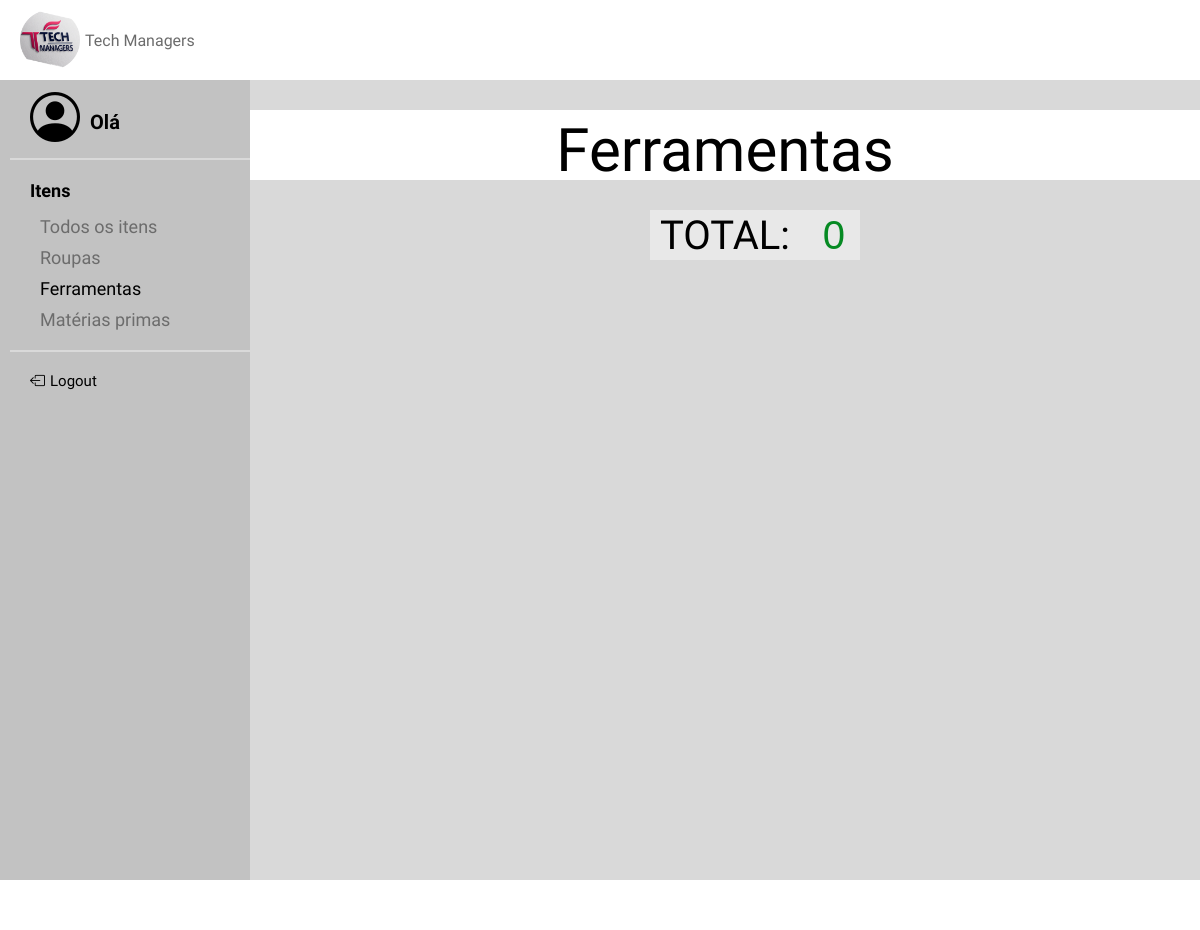
The app's page /TelaAFe, older data.
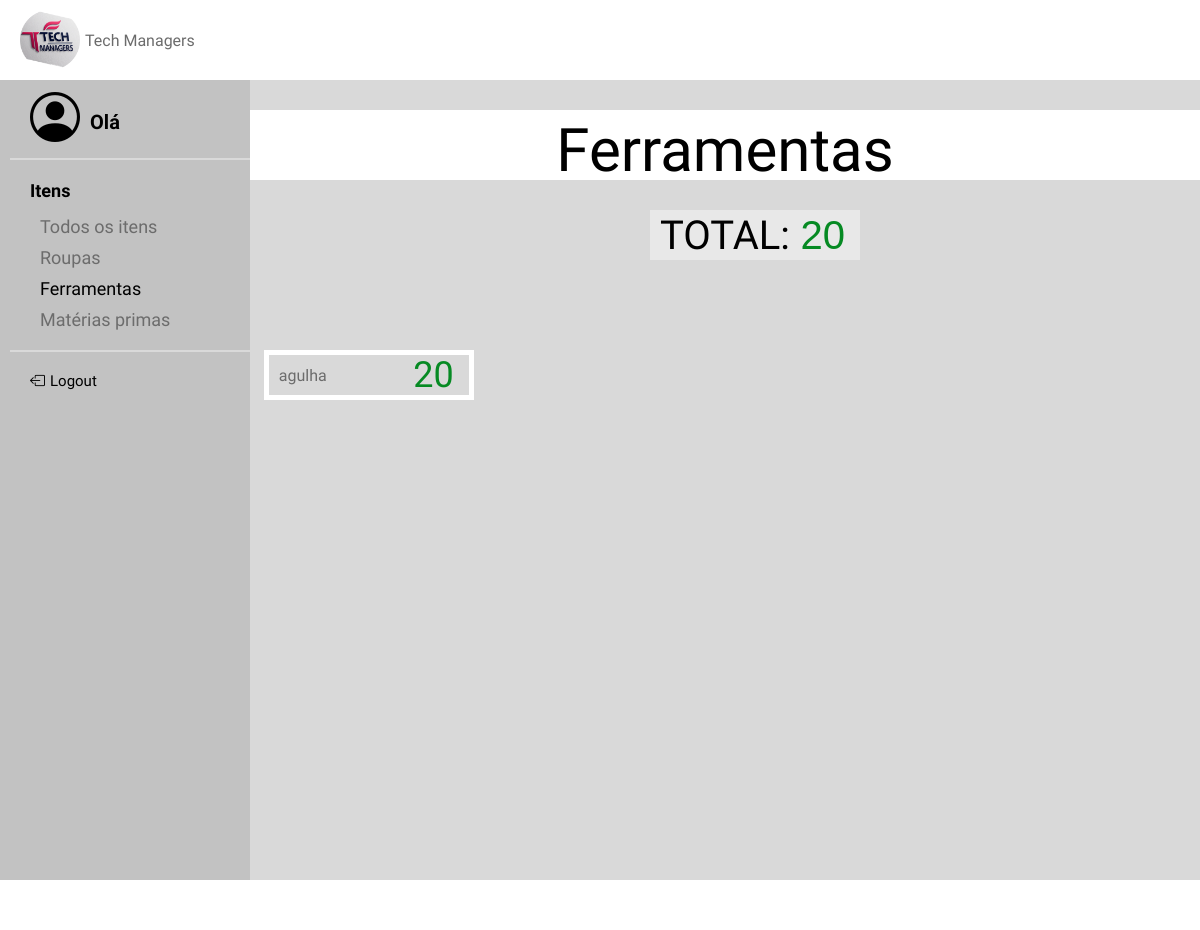
The same page, newer data.
### models.py (models this page shows, shortened)
class ITEM(Base):
    __tablename__ = 'item'
    id = Column(Integer, primary_key=True, unique=True, nullable=False, index=True)
    nome = Column(String(40), nullable=False, index=True)
    tipo = Column(String(40), nullable=False, index=True)
    quantidade = Column(Integer, nullable=False, index=True)

### app.py (the view)
@app.route('/TelaAFe')
def tela_ferramentas():
    itens = ITEM.query.filter_by(tipo="Ferramenta").all()
    total = db_session.query(func.sum(ITEM.quantidade)).filter(ITEM.tipo == "Ferramenta").scalar() or 0
    return render_template("TelaAFerramentas.html", itens=itens, total=total)

### templates/TelaAFerramentas.html
{% extends "base.html" %}
{% block conteudo %}
    <link rel="stylesheet" href="/static/TelaAFerramentas.css">
    <div class="container">
        <div id="numero">
            <p class="titulo">Ferramentas</p>
        </div>
        <div id="total">
            <p for="numero" id="textonumero"> TOTAL: </p>
            <input type="number" id="camponumero" name="numero" value="{{ total }}" readonly>
        </div>
        <div class="cards">
           {% for item in itens %}
                <div class="card">
                    <form class="input-group">
                        <input type="text" id="nome" name="nome" value="{{ item.nome }}" readonly>
                        <input type="number" id="quantidade" name="quantidade" value="{{ item.quantidade }}" disabled>
                    </form>
                </div>
        {% endfor %}
        </div>
    </div>
{% endblock %}

Row changes from the older to the newer data that the page shows:
added ITEM: nome "agulha", quantidade "20"
Text that changed along with them:
form field numero: "0" → "20"
